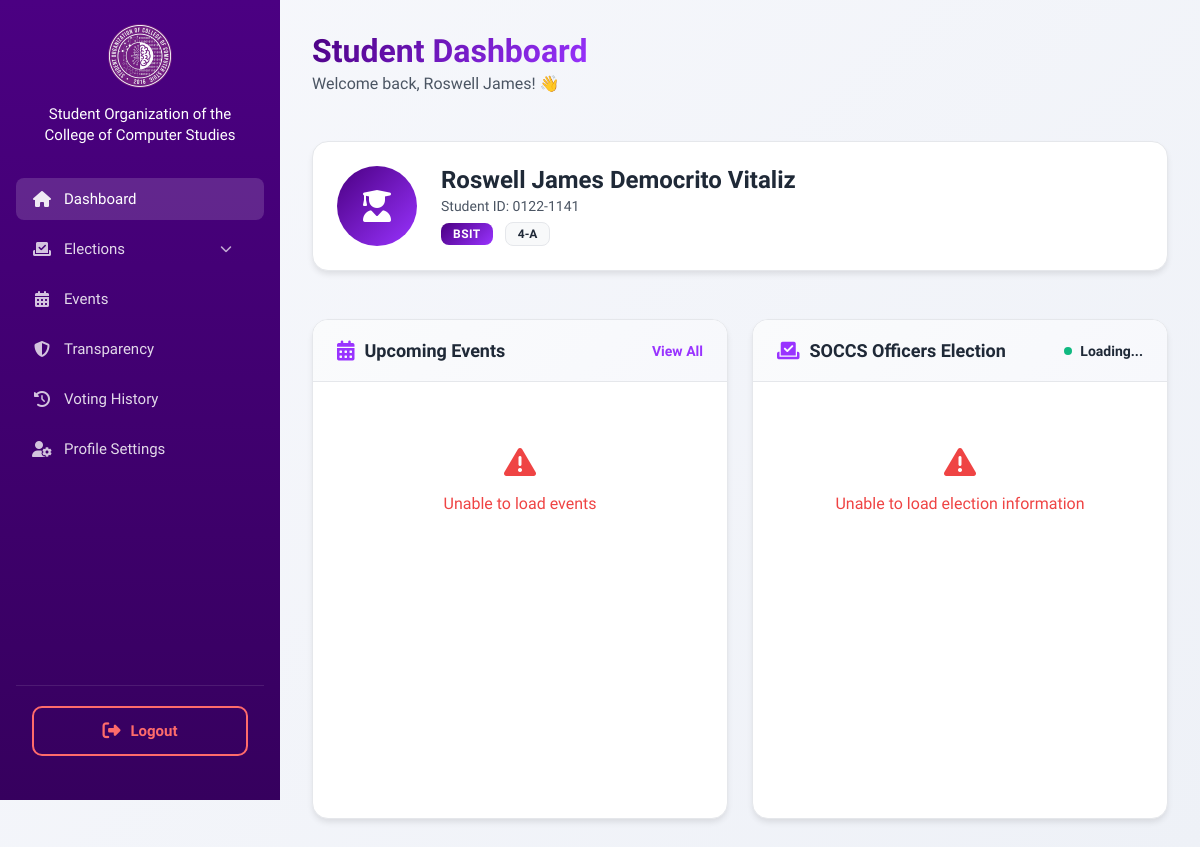
/pages/student-dashboard.php (signed in), run on the app's committed database.
### tables this page shows
CREATE TABLE `students` (
  `id` varchar(20) NOT NULL,
  `first_name` varchar(100) NOT NULL,
  `middle_name` varchar(100) DEFAULT NULL,
  `last_name` varchar(100) NOT NULL,
  `email` varchar(255) NOT NULL,
  `password` varchar(255) NOT NULL,
  `year_level` int(1) NOT NULL,
  `section` varchar(1) NOT NULL,
  `course` varchar(10) NOT NULL DEFAULT 'BSIT',
  `age` int(3) DEFAULT NULL,
  `gender` enum('male','female','other') NOT NULL,
  `receipt_file` varchar(255) DEFAULT NULL,
  `payment_status` enum('paid','unpaid') DEFAULT 'unpaid',
  `is_archived` tinyint(1) DEFAULT 0,
  `archived_at` timestamp NULL DEFAULT NULL,
  `archived_by` varchar(255) DEFAULT NULL,
  `restored_at` timestamp NULL DEFAULT NULL,
  `restored_by` varchar(255) DEFAULT NULL,
  `is_active` tinyint(1) DEFAULT 1,
  `created_at` timestamp NOT NULL DEFAULT current_timestamp(),
  `updated_at` timestamp NOT NULL DEFAULT current_timestamp() ON UPDATE current_timestamp(),
  `membership_fee_status` enum('unpaid','paid') DEFAULT 'unpaid',
  `membership_fee_receipt` varchar(255) DEFAULT NULL,
  `membership_fee_paid_at` timestamp NULL DEFAULT NULL,
  `academic_year` varchar(20) DEFAULT NULL COMMENT 'Academic Year extracted from COR (e.g., 2025-2026)',
  `semester` varchar(50) DEFAULT NULL COMMENT 'Semester extracted from COR (e.g., First (1st) Semester, Second (2nd) Semester)',
  `date_of_birth` date DEFAULT NULL COMMENT 'Date of Birth (manually entered)',
  `phone_number` varchar(20) DEFAULT NULL COMMENT 'Phone Number (manually entered)',
  `address` text DEFAULT NULL COMMENT 'Address (manually entered)'
);

### pages/student-dashboard.php (the view, shortened to what this page needs)
<?php
try {
    $database = new Database();
    $conn = $database->getConnection();
    $studentId = $_SESSION['student']['id'];
    $query = "SELECT * FROM students WHERE id = ? AND is_active = 1";
    $stmt = $conn->prepare($query);
    $stmt->execute([$studentId]);
    $studentData = $stmt->fetch(PDO::FETCH_ASSOC);
    $student = [
        'id' => $studentData['id'],
        'firstName' => $studentData['first_name'],
        'middleName' => $studentData['middle_name'] ?? '',
        'lastName' => $studentData['last_name'],
        'email' => $studentData['email'],
        'yearLevel' => $studentData['year_level'],
        'section' => $studentData['section'],
        'course' => $studentData['course'] ?? 'BSIT',
        'profileImage' => $studentData['profile_image'] ?? null
    ];
} catch (Exception $e) {
    error_log('Dashboard load error: ' . $e->getMessage());
    $student = $_SESSION['student'];
    $student['profileImage'] = null;
}
?>
<?php include('../components/student-sidebar.php'); ?>
<!DOCTYPE html>
<html lang="en">
<head>
  <link rel="stylesheet" href="../assets/css/sidebar.css">
  <link rel="stylesheet" href="../assets/css/student-mobile-first.css">
  <link rel="stylesheet" href="../assets/css/student-dashboard.css">
  <link href="https://cdnjs.cloudflare.com/ajax/libs/font-awesome/6.5.0/css/all.min.css" rel="stylesheet">
</head>
<body>
  <div class="main-content">
    <div class="dashboard-wrapper">
      <div class="dashboard-header">
        <div class="header-left">
          <h1 class="page-title">Student Dashboard</h1>
           <p class="welcome-text">Welcome back, <?= htmlspecialchars($student['firstName']) ?>! 👋</p>
        </div>
      </div>
      <div class="profile-overview">
        <div class="profile-card">
          <div class="profile-avatar">
            <?php if (!empty($student['profileImage']) && file_exists('../' . $student['profileImage'])): ?>
              <img src="../<?= htmlspecialchars($student['profileImage']) ?>" alt="Profile" class="profile-avatar-image">
            <?php else: ?>
              <i class="fas fa-user-graduate"></i>
            <?php endif; ?>
          </div>
          <div class="profile-info">
            <h3><?= htmlspecialchars($student['firstName'] . ' ' . $student['middleName'] . ' ' . $student['lastName']) ?></h3>
            <p class="student-id">Student ID: <?= htmlspecialchars($student['id']) ?></p>
            <div class="academic-info">
              <span class="course-badge"><?= htmlspecialchars($student['course']) ?></span>
              <span class="year-section"><?= htmlspecialchars($student['yearLevel']) ?>-<?= htmlspecialchars($student['section']) ?></span>
            </div>
          </div>
        </div>
      </div>
      <div class="dashboard-grid">
        <div class="card events-card">
          <div class="card-header">
            <h3><i class="fas fa-calendar-alt"></i> Upcoming Events</h3>
            <button class="btn-link" onclick="viewAllEvents()">View All</button>
          </div>
          <div class="card-content">
            <div class="events-list" id="upcomingEventsList">
            </div>
          </div>
        </div>
        <div class="card elections-card" id="electionCard">
          <div class="card-header">
            <h3><i class="fas fa-vote-yea"></i> SOCCS Officers Election</h3>
            <div class="election-status" id="electionStatusBadge">
              <span class="status-dot"></span>
              <span id="statusText">Loading...</span>
            </div>
          </div>
          <div class="card-content" id="electionContent">
          </div>
        </div>
      </div>
    </div>
  </div>
</body>
</html>

### assets/css/sidebar.css (style rules this page uses)
@media (min-width: 769px) { html body .main-content, body .main-content, .main-content { margin-left: 280px !important; width: calc(100% - 280px) !important; position: relative !important; min-height: 100vh; box-sizing: border-box; overflow-x: hidden; } }

### assets/css/student-mobile-first.css (style rules this page uses)
@media (min-width: 769px) { .main-content { margin-left: 280px !important; width: calc(100% - 280px) !important; padding: 32px !important; min-height: 100vh; position: relative; z-index: 1; } }

### assets/css/student-dashboard.css (style rules this page uses)
* { margin: 0; padding: 0; box-sizing: border-box; font-family: 'Work Sans', sans-serif; }
:root { --primary-gradient: linear-gradient(135deg, #4B0082, #9933ff); --primary-hover: linear-gradient(135deg, #3a0066, #7a29cc); --secondary-color: #f8f9fa; --text-primary: #1f2937; --text-secondary: #4b5563; --border-color: #e5e7eb; --success-color: #10b981; --warning-color: #f59e0b; --danger-color: #ef4444; --info-color: #3b82f6; --shadow-sm: 0 1px 2px 0 rgb(0 0 0 / 0.05); --shadow-md: 0 4px 6px -1px rgb(0 0 0 / 0.1); --shadow-lg: 0 10px 15px -3px rgb(0 0 0 / 0.1); --radius-sm: 8px; --radius-md: 12px; --radius-lg: 16px; --transition: all 0.2s ease-in-out; }
body { background: linear-gradient(135deg, #f7f8fc 0%, #eef1f7 100%); color: var(--text-primary); min-height: 100vh; overflow-x: hidden; }
html { overflow-x: hidden; }
.dashboard-wrapper { max-width: 1400px; margin: 0 auto; display: flex; flex-direction: column; gap: 24px; width: 100%; position: relative; min-height: auto; }
.dashboard-header { display: flex; justify-content: space-between; align-items: center; margin-bottom: 24px; }
.header-left .page-title { font-size: 32px; font-weight: 700; color: var(--text-primary); margin-bottom: 4px; background: var(--primary-gradient); -webkit-background-clip: text; -webkit-text-fill-color: transparent; background-clip: text; }
.welcome-text { font-size: 16px; color: var(--text-secondary); font-weight: 500; }
.profile-overview { margin-bottom: 24px; }
.profile-card { background: white; border-radius: var(--radius-lg); padding: 24px; box-shadow: var(--shadow-md); display: flex; align-items: center; gap: 24px; border: 1px solid var(--border-color); }
.profile-avatar { width: 80px; height: 80px; background: var(--primary-gradient); border-radius: 50%; display: flex; align-items: center; justify-content: center; color: white; font-size: 32px; flex-shrink: 0; overflow: hidden; position: relative; }
.profile-info { flex: 1; }
.profile-info h3 { font-size: 24px; font-weight: 700; color: var(--text-primary); margin-bottom: 4px; }
.student-id { color: var(--text-secondary); font-size: 14px; margin-bottom: 8px; font-weight: 500; }
.academic-info { display: flex; gap: 12px; align-items: center; }
.course-badge { background: var(--primary-gradient); color: white; padding: 4px 12px; border-radius: var(--radius-sm); font-size: 12px; font-weight: 600; letter-spacing: 0.5px; }
.year-section { background: var(--secondary-color); color: var(--text-primary); padding: 4px 12px; border-radius: var(--radius-sm); font-size: 12px; font-weight: 600; border: 1px solid var(--border-color); }
.dashboard-grid { display: grid; grid-template-columns: repeat(auto-fit, minmax(400px, 1fr)); gap: 24px; align-items: stretch; }
.card { background: white; border-radius: var(--radius-lg); box-shadow: var(--shadow-md); border: 1px solid var(--border-color); overflow: hidden; transition: var(--transition); height: 500px; display: flex; flex-direction: column; }
.card-header { padding: 20px 24px; border-bottom: 1px solid var(--border-color); display: flex; justify-content: between; align-items: center; background: linear-gradient(135deg, #fafbfc, #f7f8fc); }
.card-header h3 { font-size: 18px; font-weight: 700; color: var(--text-primary); display: flex; align-items: center; gap: 10px; flex: 1; }
.card-header i { color: #9933ff; font-size: 20px; }
.card-content { padding: 24px; flex: 1; overflow-y: auto; }
.elections-card .election-status { display: flex; align-items: center; gap: 8px; font-size: 14px; font-weight: 600; }
.status-dot { width: 8px; height: 8px; border-radius: 50%; background: #10b981; animation: pulse 2s infinite; }
.events-list { display: flex; flex-direction: column; gap: 16px; }
.btn-link { background: none; border: none; color: #9933ff; font-weight: 600; cursor: pointer; transition: var(--transition); font-size: 14px; }
@media (max-width: 1200px) { .dashboard-grid { grid-template-columns: repeat(auto-fit, minmax(350px, 1fr)); } }

### data on the page
students: first_name "Roswell James", first_name+middle_name+last_name "Roswell James Democrito Vitaliz", id "0122-1141", course "BSIT", year_level "4", section "A"
